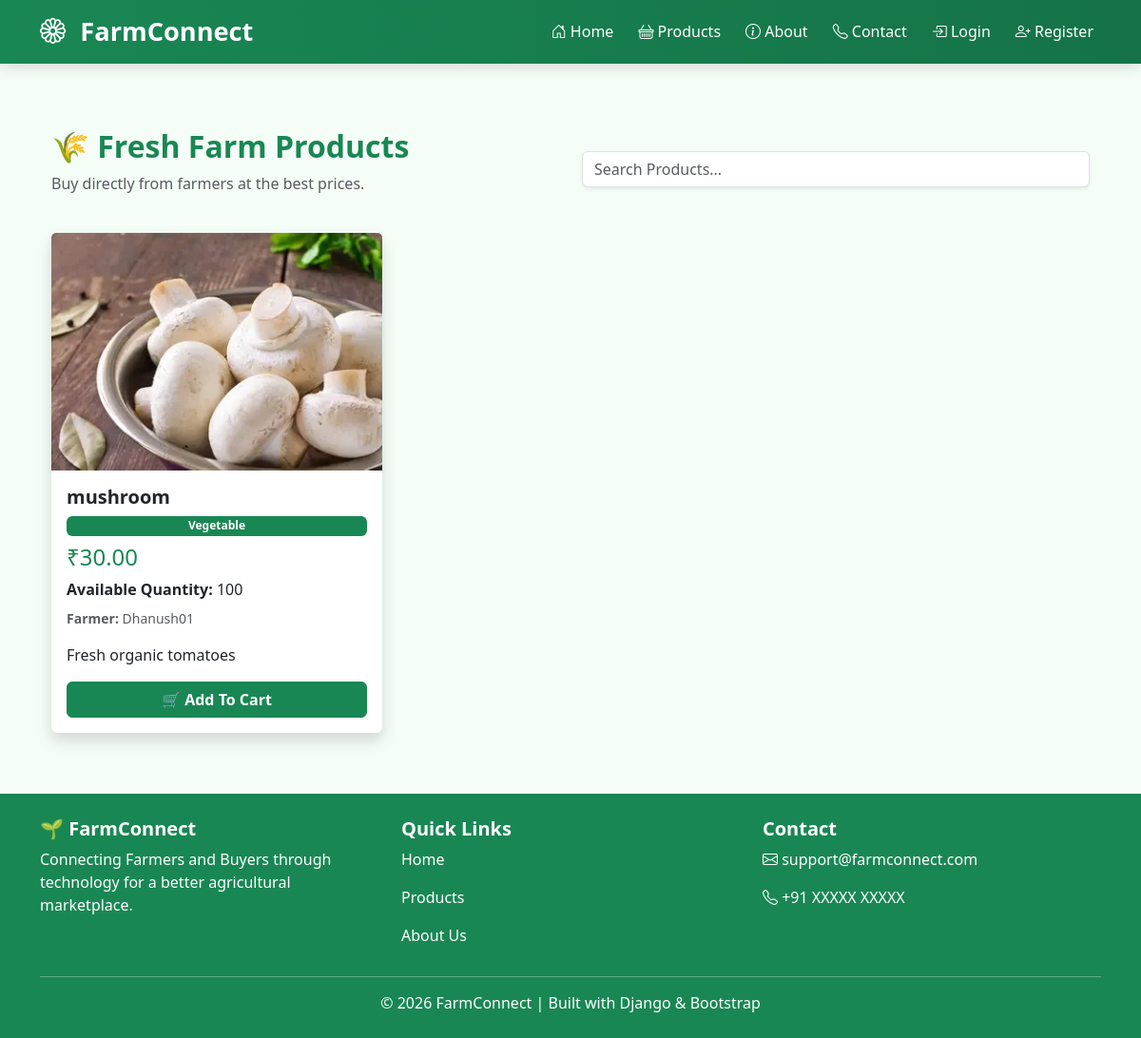
Before: /products/ with the older database file.
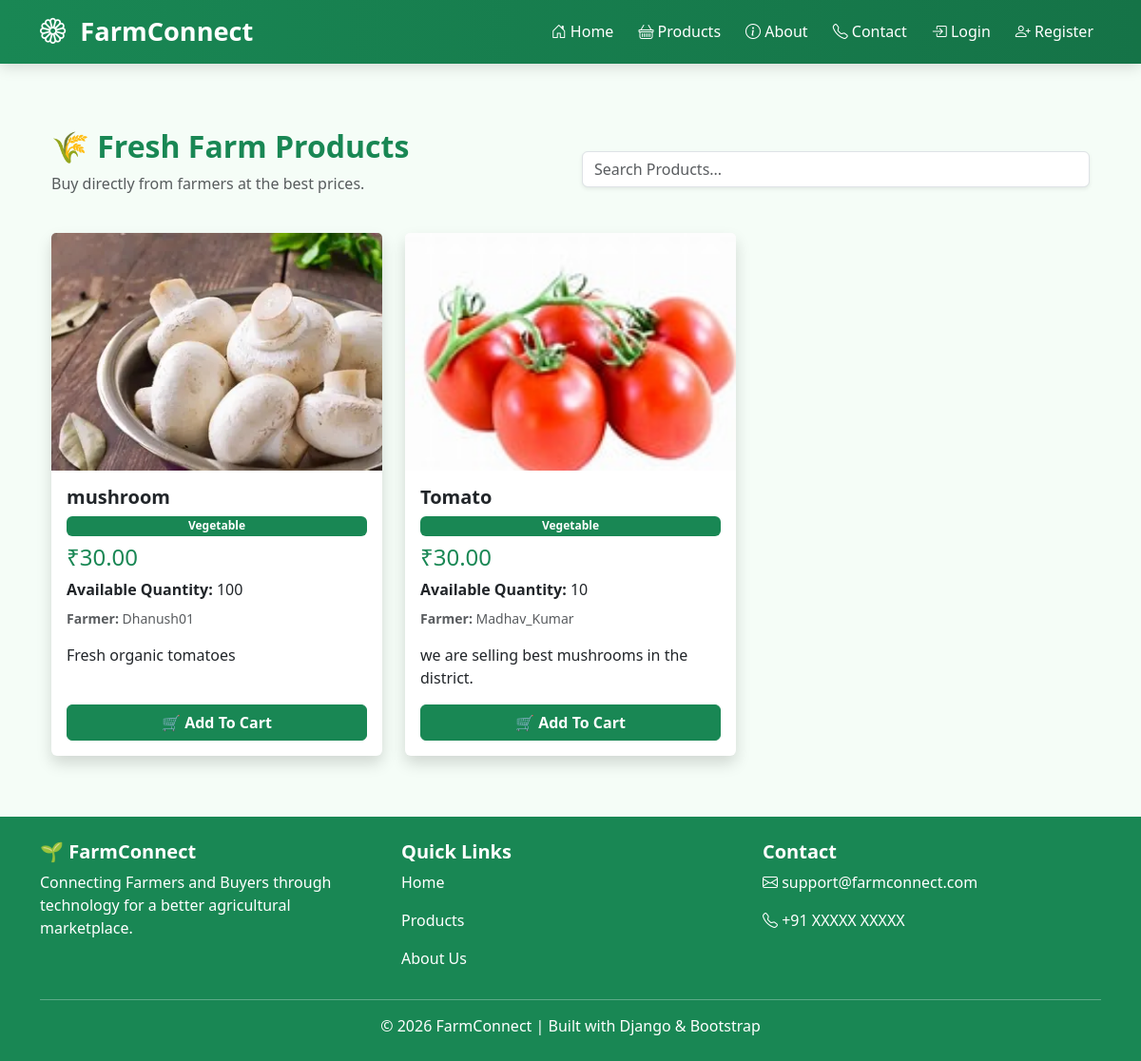
After: the same page with the newer database file.
### products/models.py (models this page shows, shortened)
class Product(models.Model):
    farmer = models.ForeignKey(
        settings.AUTH_USER_MODEL,
        on_delete=models.CASCADE
    )
    name = models.CharField(max_length=100)
    category = models.CharField(max_length=100)
    price = models.DecimalField(
        max_digits=10,
        decimal_places=2
    )
    quantity = models.IntegerField()
    description = models.TextField()
    image = models.ImageField(
        upload_to='products/',
        blank=True,
        null=True
    )
    created_at = models.DateTimeField(
        auto_now_add=True
    )

### accounts/models.py (models this page shows, shortened)
class User(AbstractUser):
    ROLE_CHOICES = (
        ('farmer', 'Farmer'),
        ('customer', 'Customer'),
    )
    role = models.CharField(
        max_length=20,
        choices=ROLE_CHOICES
    )
    phone = models.CharField(
        max_length=15,
        blank=True,
        null=True
    )
    address = models.TextField(
        blank=True,
        null=True
    )

### products/views.py (the view)
def products_page(request):
    products = Product.objects.all()
    search = request.GET.get('search')
    if search:
        products = products.filter(
            name__icontains=search
        )
    return render(
        request,
        'products/products.html',
        {
            'products': products
        }
    )

### products/templates/products/products.html (shortened to what this page needs)
{% extends 'base.html' %}
{% block content %}
<div class="container mt-5">
    <div class="row mb-4 align-items-center">
        <div class="col-md-6">
            <h2 class="fw-bold text-success">
                🌾 Fresh Farm Products
            </h2>
            <p class="text-muted">
                Buy directly from farmers at the best prices.
            </p>
        </div>
        <div class="col-md-6">
            <input
                type="text"
                class="form-control shadow-sm"
                placeholder="Search Products...">
        </div>
    </div>
    <div class="row">
        {% for product in products %}
        <div class="col-lg-4 col-md-6 mb-4">
            <div class="card shadow border-0 h-100">
                {% if product.image %}
                <img
                    src="{{ product.image.url }}"
                    class="card-img-top"
                    style="height:250px; object-fit:cover;">
                {% else %}
                <img
                    src="https://via.placeholder.com/400x250?text=No+Image"
                    class="card-img-top">
                {% endif %}
                <div class="card-body d-flex flex-column">
                    <h5 class="card-title fw-bold">
                        {{ product.name }}
                    </h5>
                    <span class="badge bg-success mb-2">
                        {{ product.category }}
                    </span>
                    <h4 class="text-success">
                        ₹{{ product.price }}
                    </h4>
                    <p class="mb-2">
                        <strong>Available Quantity:</strong>
                        {{ product.quantity }}
                    </p>
                    <p class="text-muted small">
                        <strong>Farmer:</strong>
                        {{ product.farmer.username }}
                    </p>
                    <p class="card-text">
                        {{ product.description|truncatewords:20 }}
                    </p>
                    <div class="mt-auto">
                        <a
                            href="{% url 'add_to_cart' product.id %}"
                            class="btn btn-success w-100">
                            🛒 Add To Cart
                        </a>
                    </div>
                </div>
            </div>
        </div>
        {% empty %}
        <div class="col-12">
            <div class="alert alert-warning text-center">
                No Products Available
            </div>
        </div>
        {% endfor %}
    </div>
</div>
{% endblock %}

Changed rows visible on the page:
added Product: image (picture), name "Tomato", category "Vegetable", price "30.00", quantity "10", farmer.username "Madhav_Kumar", description "we are selling best mushrooms in the district."
